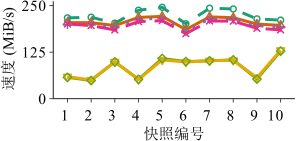

Reproduce this figure in R.
library(grid)
library(ggplot2)
library(extrafont)
require(scales)
font_import()
loadfonts()

mywidth=3
myheight=1.5
my_value=c(1,2,3,4,5,6)
my_line=c("dashed","solid","dotted","longdash","solid","solid")

abbrev_x <- c(1,expression(2^3), expression(2^6),expression(2^9),expression(2^12),expression(2^15))

if(T){
    x1 <- read.table("trace_ms.data",header=TRUE)
    cairo_pdf(file="trace_ms.pdf", width=mywidth, height=myheight)
    x1$Type <- factor(x1$Type, levels=c("TEEUpload", "DetFirstUpload", "DetMinUpload", "DetAllUpload","TEEDedupDownload","AverageDownload"))
    ggplot(data=x1, aes(x=as.factor(BatchSize), y=Performance,shape=Type, linetype=Type, colour=Type, group=Type), log= "x") +
    geom_line(size=1)  + 
    geom_point(size=1.5, stroke=0.75, fill="white") +
    scale_shape_manual(values=c(my_value)) +
    scale_colour_brewer(palette="Dark2") +
    scale_linetype_manual(values=c(my_line)) +
    coord_cartesian(ylim=c(11.9, 250)) +
    scale_y_continuous(breaks=seq(0, 250, 125), labels=format(seq(0, 250, 125), scientific=FALSE)) +
    scale_x_discrete(labels=seq(1,10,1), breaks=seq(1,10,1)) + 
    ylab('速度 (MiB/s)') +
    xlab("快照编号") +
    theme_bw() +
    theme(
        panel.grid.major=element_blank(), 
        panel.grid.minor=element_blank(),
	    panel.background=element_blank(), 
	    # panel.border=element_rect(size=0.5),
	    panel.border = element_blank(),
	    axis.line=element_line(colour="black", size=0.3),
	    axis.ticks=element_line(size=0.3),
        axis.title.x=element_text(size=11,family="Times New Roman"),
        axis.text.x=element_text(margin=margin(5,0,0,0), hjust=0.8, colour="black", size=11,family="Times New Roman"),
        axis.title.y=element_text(size=11,  hjust=0.6,family="Times New Roman"),
        axis.text.y=element_text(margin=margin(0, 2, 0, 0), colour="black",size=11,family="Times New Roman"),
        legend.title = element_blank(),
        legend.position="none",
        plot.margin=unit(c(0.1,0.1,0.1,0.1), "cm")
    )
}
